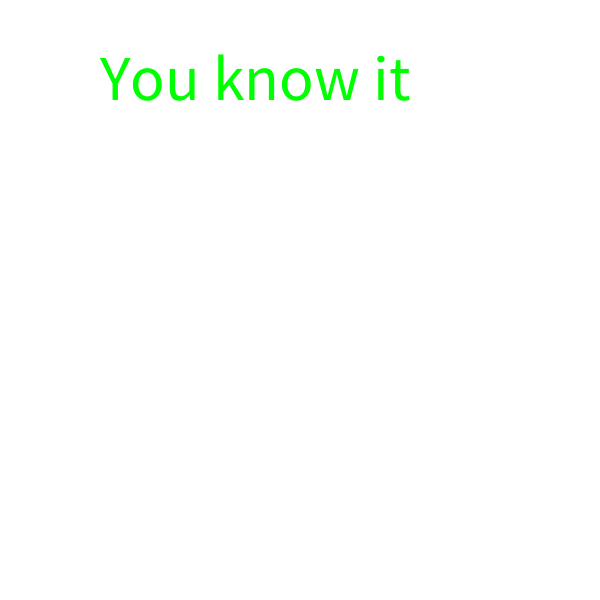
Frame 1 (no input)
Frame 60 (the mouse pressed at the canvas centre just before this capture): identical to frame 1, image omitted
Frame 120 (the mouse held since frame 60 and released just before this capture): identical to frame 1, image omitted

The Processing sketch that drew this single still picture (run headless with seeded random() and noise(); from frame 60 on, the mouse is pressed at the canvas centre):

// Processing sketch: sketch_Boolean_operator
// ── sketch_Boolean_operator.pde
int sum;
int a;
int b;

Boolean result;

void setup() {
  
 background(255);
 size(600,600);
 /*elipse(0,0,50,50)*/
 
 
 a = 4;
 b = 6;
 
 sum = a + b;
 
 if(sum == 10) {
   result =true;
   println(result);
 }else{
    result = false;
    println(result);
    
 }
}


void draw() {
  background(255);
  textSize(64);
  if(result == true) {
    fill(0,255,0);
    text("You know it", 100,100);
  }else{
    fill(255,0,0);
    text("You FAIL", 100,100);
  }
}
